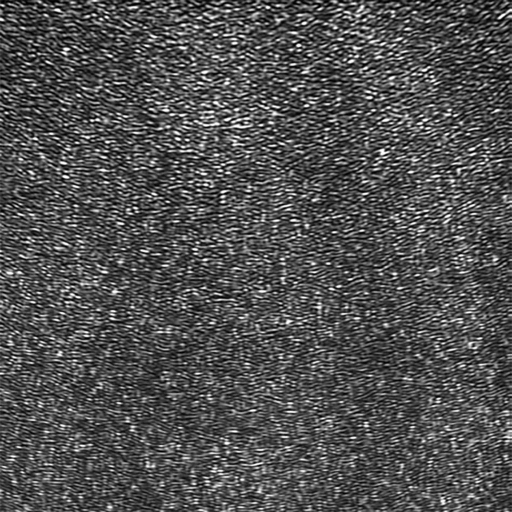
%> input picture Activity 2/Dice_hologram.jpg, 1024 x 1024 px (shown at 1/2 size)
$ octave Fresnel_Transform_Method_dice.m   (GNU Octave 9; MATLAB toolbox functions it lacks are replaced by stand-ins)
%> lines starting %> are read from the running program, lines starting %| are printed output that depends on the picture
%Digital hologram reconstruction using Fresnel Transform Method v.0
%Dice (Schnars and Juptner)
%NIP, Applied Optics

clear all; close all;
hologram=imread('Dice_hologram.jpg'); % sample experimental digital hologram
%> hologram is the input picture: size 1024x1024x3 uint8; min 0, max 255, mean 80.9

hologram=double(hologram);
%> hologram: size 1024x1024x3 double
ss=1024;

hologram=hologram(1:ss,1:ss);
%> hologram: size 1024x1024 double
X=ss; Y=ss; M=ss; N=ss;
[x,y]=meshgrid(-M/2:M/2-1,-N/2:N/2-1);
lambda=0.633e-6;   %reconstruction wavelength
delx=6.8e-6; % pixel size of camera
dely=6.8e-6;
K=[1:ss]; L=[1:ss];

ph0=hologram; % display
mi=min(min(ph0));
%> mi = 0
ph0=ph0-mi;
fact=256/(max(max(ph0)));
%> fact = 1
ph1=ph0*fact;
figure(1), image((ph1)),colormap(gray(256));title('Digital Hologram');

%% Filtering Process to remove the DC component
holo_spectrum=fftshift(fft2(hologram)); %in fourier space, centered axis
r=10;                                    %% set DC filter radius (size of filter window at the center of frequency plane)

holo_spectrum((((X/2)+0)-r):(((X/2)+0)+r),(((Y/2)+0)-r):(((Y/2)+0)+r))=0;

ph0=abs(holo_spectrum); % display
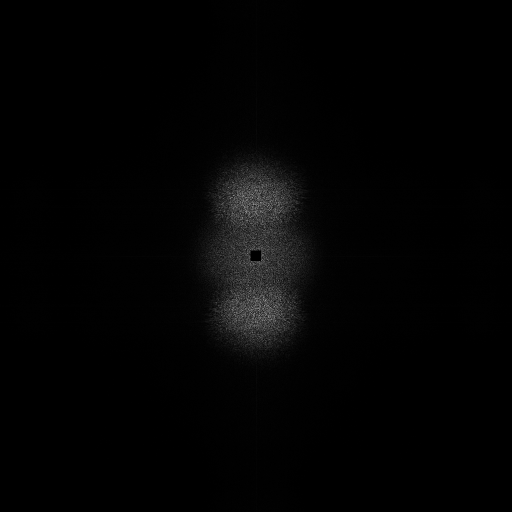
%> ph0: size 1024x1024 double (shown at 1/2 size); min 0, max 878626.3, mean 13584.8; drawn with min black and max white
mi=min(min(ph0));
ph0=ph0-mi;
fact=256/(max(max(ph0)));
%> fact = 0.000291
ph1=ph0*fact;
figure(2), image((ph1)),colormap(gray(256));title('DC filtering');

%% Center shifting the dominant spectral component to remove the Carrier Frequency and twin image removal
holo_spectrum_shifted=zeros(ss);  % create a zero array

yc=523; %                         %%%% locate the carrier frequency, coordinates of the center of dominant spectral component (choose 1, of the twins)
xc=634;
del2=64;                         %%%set the range of frequency (size of window) to be shifted to center

%%%%% Shifted spectrum, embed the extracted frequencies (of the hologram) onto the center of the zero array
holo_spectrum_shifted((((X/2)+0)-del2):(((X/2)+0)+del2),(((Y/2)+0)-del2):(((Y/2)+0)+del2))=holo_spectrum(xc-del2:xc+del2,yc-del2:yc+del2);

holo_spectrum=holo_spectrum_shifted;
%
hologram=(fft2(holo_spectrum));
input_field=hologram;

ph0=abs(holo_spectrum); %display of center shifted spectrum
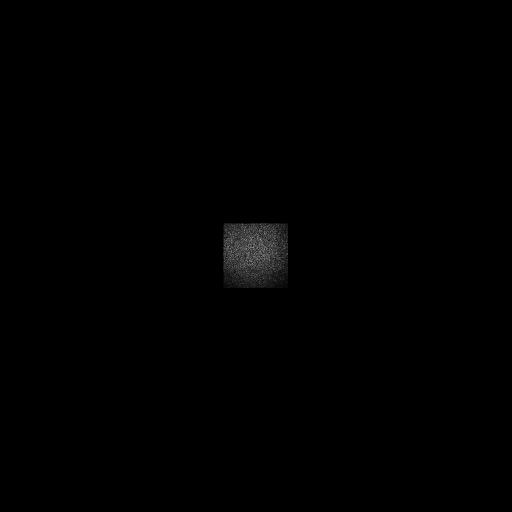
%> ph0: size 1024x1024 double (shown at 1/2 size); min 0, max 878626.3, mean 2963.3; drawn with min black and max white
mi=min(min(ph0));
ph0=ph0-mi;
fact=256/(max(max(ph0)));
ph1=ph0*fact;
figure(3),
image((ph1)),colormap(gray(256)); title('Center-shifting');


%% Fresnel Transform Method of hologram reconstruction (Direct method)

for d=-0.6:-0.5:-1.6;

%     d=-1.1;
    [k,l]=meshgrid(K,L);
    arg=((i*(pi/(lambda*d))).*(((k.^2).*(delx^2))+((l.^2).*(dely^2))));     % quadratic phase factor

    input_field_x_phasefactor=input_field.*exp(arg);              %hologram x quadratic exponential function

    output_field=(ifft2(input_field_x_phasefactor));         %Fresnel transform

    Amplitude_of_output_field=abs(output_field).^1;         %ampl. of reconst
    Phase_of_output_field=angle(output_field);             % phase of reconst

    ph0=Amplitude_of_output_field;  %display
    figure;
    imagesc(ph0);
    colormap(gray(256));    title('Amplitude at z = ',num2str(d));


    % [6 lines of commented-out code are left out]
end
%> this loop made 3 passes
%> pass 1, `Amplitude_of_output_field=abs(output_field).^1;`:
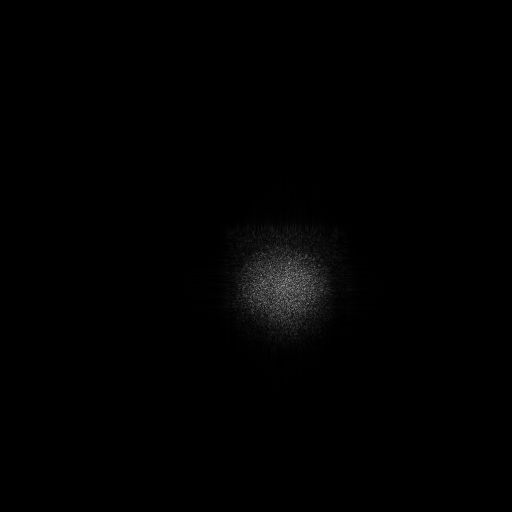
%> Amplitude_of_output_field: size 1024x1024 double (shown at 1/2 size); min 2.18, max 776376, mean 4712.8; drawn with min black and max white
%> pass 1, `Phase_of_output_field=angle(output_field);`:
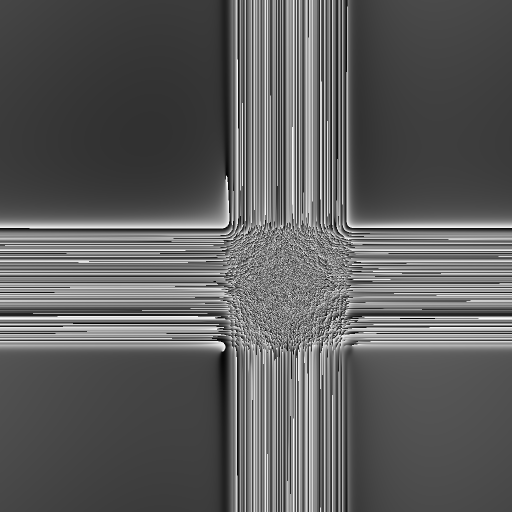
%> Phase_of_output_field: size 1024x1024 double (shown at 1/2 size); min -3.14, max 3.14, mean -0.848; drawn with min black and max white
%> pass 2, `Phase_of_output_field=angle(output_field);`:
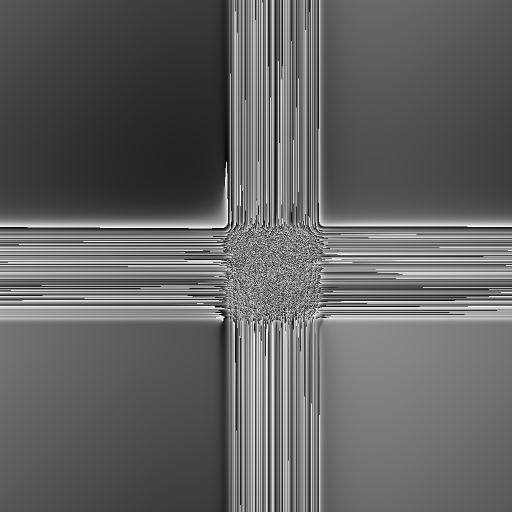
%> Phase_of_output_field: size 1024x1024 double (shown at 1/2 size); min -3.14, max 3.14, mean -0.696; drawn with min black and max white

$ run again, with Activity 2/NIP_hologram.bmp saved as Activity 2/Dice_hologram.jpg
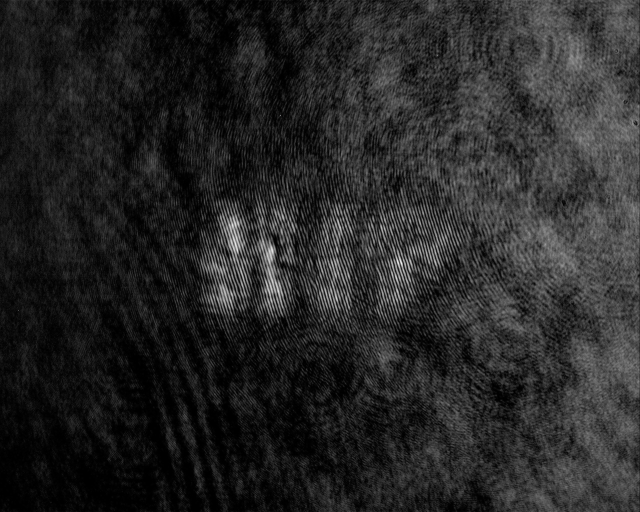
%> input picture Activity 2/NIP_hologram.bmp, 1280 x 1024 px (shown at 1/2 size)
%> hologram is the input picture: size 1024x1280 uint8; min 0, max 254, mean 38.8
%> mi = 0
%> `fact=256/(max(max(ph0)));`: fact = 1.01
%> `ph0=abs(holo_spectrum);`:
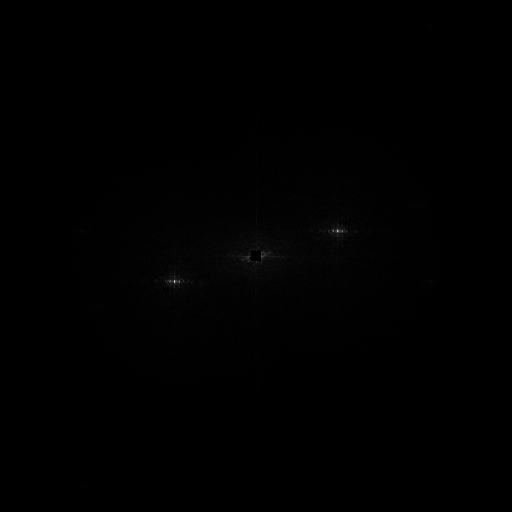
%> ph0: size 1024x1024 double (shown at 1/2 size); min 0, max 2060317.3, mean 8242.4; drawn with min black and max white
%> `fact=256/(max(max(ph0)));`: fact = 0.000124
%> `fact=256/(max(max(ph0)));`: fact = 0.00152
%> the loop `for d=-0.6:-0.5:-1.6;` made 3 passes
%> pass 2, `Phase_of_output_field=angle(output_field);`:
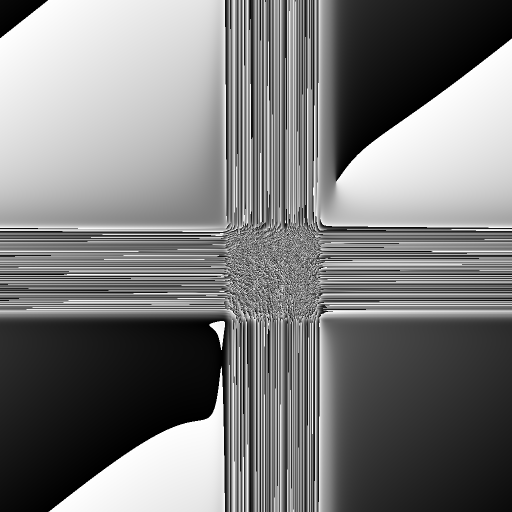
%> Phase_of_output_field: size 1024x1024 double (shown at 1/2 size); min -3.14, max 3.14, mean -0.115; drawn with min black and max white
